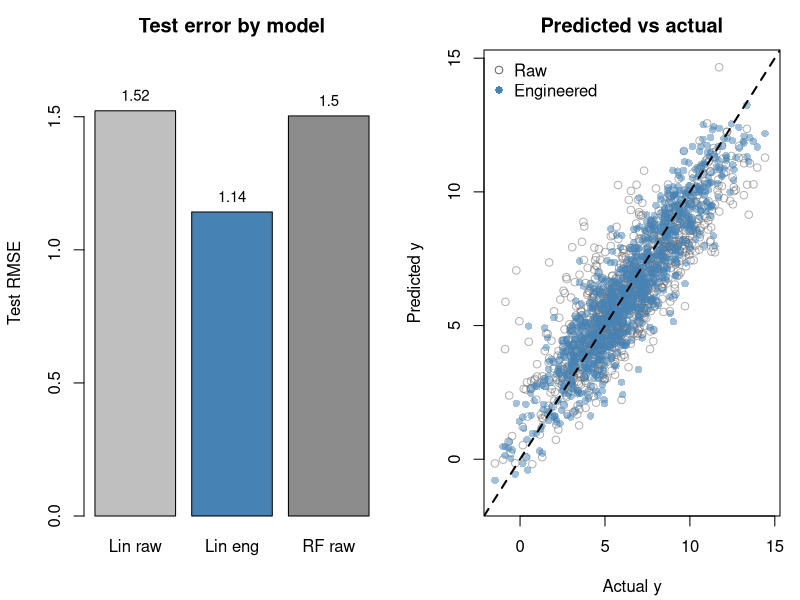

This figure's R source:
## ---- chunk 1
set.seed(2026)

n <- 4000
# High-cardinality categorical: 50 "stores", each with its own latent effect.
n_levels <- 50
store_effect <- rnorm(n_levels, mean = 0, sd = 1.5)
store <- sample(seq_len(n_levels), size = n, replace = TRUE)

# Skewed positive numeric: spend, used on the log scale by the truth.
spend <- rexp(n, rate = 1 / 50)

# Cyclical time field: hour of day, with a smooth daily rhythm.
hour <- sample(0:23, size = n, replace = TRUE)
daily <- sin(2 * pi * hour / 24)

# A second numeric predictor that interacts with log spend.
promo <- rbinom(n, size = 1, prob = 0.4)

# True signal (regression). Note: log(spend), an interaction, the cycle,
# and the per-store effect all matter; raw columns hide most of this.
lin <- 2.0 +
    0.9 * log1p(spend) +
    0.8 * promo * log1p(spend) +
    1.2 * daily +
    store_effect[store]
y <- lin + rnorm(n, sd = 1.0)

dat <- data.frame(
    y = y,
    spend = spend,
    hour = hour,
    promo = factor(promo),
    store = factor(store)
)

# Inject missingness into spend (about 10%), missing completely at random.
miss_idx <- sample(seq_len(n), size = round(0.10 * n))
dat$spend[miss_idx] <- NA

str(dat)
## ---- chunk 2
set.seed(7)
test_id <- sample(seq_len(nrow(dat)), size = round(0.25 * nrow(dat)))
train <- dat[-test_id, ]
test <- dat[test_id, ]

c(train_rows = nrow(train), test_rows = nrow(test))
## ---- chunk 3
# Training-set mean for imputation (learned on train only).
spend_mean <- mean(train$spend, na.rm = TRUE)

impute_spend <- function(df) {
    s <- df$spend
    s[is.na(s)] <- spend_mean
    s
}

train_base <- data.frame(
    y = train$y,
    spend = impute_spend(train),
    hour = train$hour,
    promo = train$promo,
    store = train$store
)
test_base <- data.frame(
    y = test$y,
    spend = impute_spend(test),
    hour = test$hour,
    promo = test$promo,
    store = test$store
)

fit_base <- lm(y ~ spend + hour + promo + store, data = train_base)

rmse <- function(actual, pred) sqrt(mean((actual - pred)^2))
pred_base <- predict(fit_base, newdata = test_base)
rmse_base <- rmse(test_base$y, pred_base)
rmse_base
## ---- chunk 4
# --- Parameters learned on the training set only ---

# 1. Imputation value for spend (median is robust to the long right tail).
spend_median <- median(train$spend, na.rm = TRUE)

# 2. Standardization parameters for log-spend, computed AFTER imputation
#    on the training set.
train_logspend_raw <- log1p(ifelse(is.na(train$spend), spend_median, train$spend))
ls_mean <- mean(train_logspend_raw)
ls_sd <- sd(train_logspend_raw)

# 3. Shrunk target encoding for store (out-of-sample safe: train means only).
global_mean <- mean(train$y)
lambda <- 20 # smoothing strength
agg <- aggregate(y ~ store, data = train, FUN = function(v) c(m = mean(v), n = length(v)))
store_stats <- data.frame(
    store = agg$store,
    m = agg$y[, "m"],
    n = agg$y[, "n"]
)
store_stats$encoded <- with(
    store_stats,
    (n * m + lambda * global_mean) / (n + lambda)
)
store_map <- setNames(store_stats$encoded, as.character(store_stats$store))

# --- The transformation function: applies frozen parameters to any data frame ---
engineer <- function(df) {
    spend_missing <- as.integer(is.na(df$spend))
    spend_imp <- ifelse(is.na(df$spend), spend_median, df$spend)
    log_spend <- log1p(spend_imp)
    log_spend_z <- (log_spend - ls_mean) / ls_sd

    # Target encoding: unseen levels fall back to the global mean.
    enc <- store_map[as.character(df$store)]
    enc[is.na(enc)] <- global_mean

    data.frame(
        y = df$y,
        log_spend_z = log_spend_z,
        spend_missing = spend_missing,
        promo = as.integer(as.character(df$promo)),
        promo_x_logspend = as.integer(as.character(df$promo)) * log_spend_z,
        hour_sin = sin(2 * pi * df$hour / 24),
        hour_cos = cos(2 * pi * df$hour / 24),
        store_enc = as.numeric(enc)
    )
}

train_eng <- engineer(train)
test_eng <- engineer(test)

fit_eng <- lm(y ~ ., data = train_eng)
pred_eng <- predict(fit_eng, newdata = test_eng)
rmse_eng <- rmse(test_eng$y, pred_eng)
rmse_eng
## ---- chunk 5
library(randomForest)
set.seed(11)

# Random forests need complete cases; reuse the simple training-mean imputation.
train_rf <- train_base
test_rf <- test_base

fit_rf <- randomForest(y ~ spend + hour + promo + store,
    data = train_rf, ntree = 300
)
pred_rf <- predict(fit_rf, newdata = test_rf)
rmse_rf <- rmse(test_rf$y, pred_rf)
rmse_rf
## ---- chunk 6
library(knitr)

results <- data.frame(
    Model = c(
        "Linear, raw features",
        "Linear, engineered features",
        "Random forest, raw features"
    ),
    `Test RMSE` = round(c(rmse_base, rmse_eng, rmse_rf), 3),
    check.names = FALSE
)

kable(
    results,
    caption = "Held-out test RMSE for a linear model on raw features, the same linear model on engineered features, and a random forest reference. Lower is better."
)
## ---- chunk 7
par(mfrow = c(1, 2), mar = c(4.2, 4.2, 2.5, 1))

# Panel 1: RMSE bars.
bp <- barplot(
    c(rmse_base, rmse_eng, rmse_rf),
    names.arg = c("Lin raw", "Lin eng", "RF raw"),
    ylab = "Test RMSE",
    main = "Test error by model",
    col = c("grey75", "steelblue", "grey55"),
    ylim = c(0, max(rmse_base, rmse_eng, rmse_rf) * 1.15)
)
text(bp, c(rmse_base, rmse_eng, rmse_rf),
    labels = round(c(rmse_base, rmse_eng, rmse_rf), 2),
    pos = 3, cex = 0.9
)

# Panel 2: predicted vs actual.
lim <- range(c(test$y, pred_base, pred_eng))
plot(test$y, pred_base,
    xlim = lim, ylim = lim,
    pch = 1, col = adjustcolor("grey40", 0.5),
    xlab = "Actual y", ylab = "Predicted y",
    main = "Predicted vs actual"
)
points(test$y, pred_eng, pch = 16, col = adjustcolor("steelblue", 0.5))
abline(0, 1, lty = 2, lwd = 2)
legend("topleft",
    legend = c("Raw", "Engineered"),
    pch = c(1, 16), col = c("grey40", "steelblue"), bty = "n"
)
